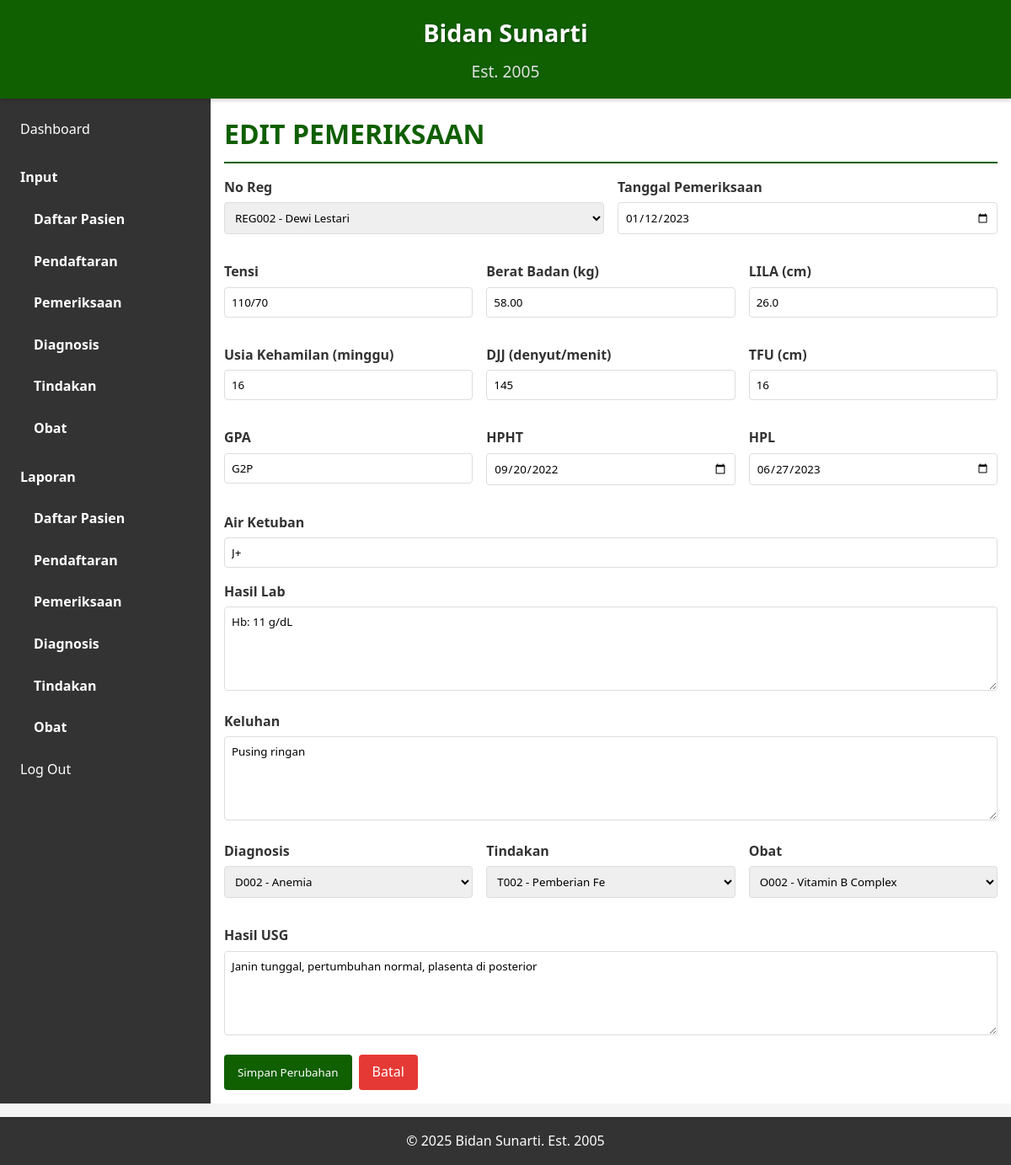
/modules/pemeriksaan/edit.php?id=2 (signed in), run on the app's committed database.
### tables this page shows
CREATE TABLE IF NOT EXISTS pemeriksaan (
    id INT AUTO_INCREMENT PRIMARY KEY,
    no_reg VARCHAR(8) NOT NULL,
    tanggal DATE,
    tensi VARCHAR(6),
    berat_badan DECIMAL(5,2),
    lila DECIMAL(3,1),
    uk INT COMMENT 'Usia Kehamilan (minggu)',
    djj INT COMMENT 'Denyut Jantung Janin',
    tfu INT COMMENT 'Tinggi Fundus Uteri (cm)',
    gpa VARCHAR(3) COMMENT 'Gravida, Para, Abortus',
    hpht DATE COMMENT 'Hari Pertama Haid Terakhir',
    hpl DATE COMMENT 'Hari Perkiraan Lahir',
    air_ketuban VARCHAR(4),
    hasil_lab TEXT,
    keluhan TEXT,
    created_at TIMESTAMP DEFAULT CURRENT_TIMESTAMP,
    updated_at TIMESTAMP DEFAULT CURRENT_TIMESTAMP ON UPDATE CURRENT_TIMESTAMP,
    FOREIGN KEY (no_reg) REFERENCES pendaftaran(no_reg) ON DELETE CASCADE
);

CREATE TABLE IF NOT EXISTS pendaftaran (
    no_reg VARCHAR(8) PRIMARY KEY,
    nik VARCHAR(16) NOT NULL,
    tanggal_masuk DATE,
    created_at TIMESTAMP DEFAULT CURRENT_TIMESTAMP,
    updated_at TIMESTAMP DEFAULT CURRENT_TIMESTAMP ON UPDATE CURRENT_TIMESTAMP,
    FOREIGN KEY (nik) REFERENCES pasien(nik) ON DELETE CASCADE
);

CREATE TABLE IF NOT EXISTS pemeriksaan_detail (
    id INT AUTO_INCREMENT PRIMARY KEY,
    pemeriksaan_id INT NOT NULL,
    kode_diagnosis VARCHAR(5),
    kode_tindakan VARCHAR(8),
    kode_obat VARCHAR(5),
    hasil_usg TEXT,
    created_at TIMESTAMP DEFAULT CURRENT_TIMESTAMP,
    updated_at TIMESTAMP DEFAULT CURRENT_TIMESTAMP ON UPDATE CURRENT_TIMESTAMP,
    FOREIGN KEY (pemeriksaan_id) REFERENCES pemeriksaan(id) ON DELETE CASCADE,
    FOREIGN KEY (kode_diagnosis) REFERENCES diagnosis(kode_diagnosis) ON DELETE SET NULL,
    FOREIGN KEY (kode_tindakan) REFERENCES tindakan(kode_tindakan) ON DELETE SET NULL,
    FOREIGN KEY (kode_obat) REFERENCES obat(kode_obat) ON DELETE SET NULL
);

CREATE TABLE IF NOT EXISTS diagnosis (
    kode_diagnosis VARCHAR(5) PRIMARY KEY,
    nama_diagnosis VARCHAR(20) NOT NULL,
    created_at TIMESTAMP DEFAULT CURRENT_TIMESTAMP,
    updated_at TIMESTAMP DEFAULT CURRENT_TIMESTAMP ON UPDATE CURRENT_TIMESTAMP
);

CREATE TABLE IF NOT EXISTS tindakan (
    kode_tindakan VARCHAR(8) PRIMARY KEY,
    nama_tindakan VARCHAR(20) NOT NULL,
    created_at TIMESTAMP DEFAULT CURRENT_TIMESTAMP,
    updated_at TIMESTAMP DEFAULT CURRENT_TIMESTAMP ON UPDATE CURRENT_TIMESTAMP
);

CREATE TABLE IF NOT EXISTS obat (
    kode_obat VARCHAR(5) PRIMARY KEY,
    nama_obat VARCHAR(20) NOT NULL,
    created_at TIMESTAMP DEFAULT CURRENT_TIMESTAMP,
    updated_at TIMESTAMP DEFAULT CURRENT_TIMESTAMP ON UPDATE CURRENT_TIMESTAMP
);

### includes/functions.php (called while the page is built, shortened)
<?php
require_once __DIR__ . '/../config.php';
function getAllRegistrations()
{
    global $conn;
    $result = $conn->query("SELECT p.*, ps.nama FROM pendaftaran p JOIN pasien ps ON p.nik = ps.nik ORDER BY p.tanggal_masuk DESC");
    return $result->fetch_all(MYSQLI_ASSOC);
}
function getAllDiagnosis()
{
    global $conn;
    $result = $conn->query("SELECT * FROM diagnosis ORDER BY nama_diagnosis");
    return $result->fetch_all(MYSQLI_ASSOC);
}
function getAllTindakan()
{
    global $conn;
    $result = $conn->query("SELECT * FROM tindakan ORDER BY nama_tindakan");
    return $result->fetch_all(MYSQLI_ASSOC);
}
function getAllObat()
{
    global $conn;
    $result = $conn->query("SELECT * FROM obat ORDER BY nama_obat");
    return $result->fetch_all(MYSQLI_ASSOC);
}
function getPemeriksaanById($id)
{
    global $conn;
    $stmt = $conn->prepare("SELECT p.*, pd.kode_diagnosis, pd.kode_tindakan, pd.kode_obat, pd.hasil_usg
                           FROM pemeriksaan p
                           LEFT JOIN pemeriksaan_detail pd ON p.id = pd.pemeriksaan_id
                           WHERE p.id = ?");
    $stmt->bind_param("i", $id);
    $stmt->execute();
    $result = $stmt->get_result();
    return $result->fetch_assoc();
}
?>

### modules/pemeriksaan/edit.php (the view, shortened to what this page needs)
<?php
require_once '../../includes/functions.php';
$id = intval($_GET['id']);
$examination = getPemeriksaanById($id);
$registrations = getAllRegistrations();
$diagnosis = getAllDiagnosis();
$tindakan = getAllTindakan();
$obat = getAllObat();
?>
<!DOCTYPE html>
<html lang="id">
<head>
    <link rel="stylesheet" href="../../css/style.css">
</head>
<body>
    <div class="container">
        <?php include '../../includes/header.php'; ?>
        <aside class="sidebar">
            <?php include '../../includes/sidebar.php'; ?>
        </aside>
        <main class="content">
            <h1>EDIT PEMERIKSAAN</h1>
            <form method="POST" class="examination-form">
                <div class="form-row">
                    <div class="form-group">
                        <label for="no_reg">No Reg</label>
                        <select id="no_reg" name="no_reg" required>
                            <?php foreach ($registrations as $reg): ?>
                                <option value="<?php echo htmlspecialchars($reg['no_reg']); ?>" <?php echo $reg['no_reg'] == $examination['no_reg'] ? 'selected' : ''; ?>>
                                    <?php echo htmlspecialchars($reg['no_reg']); ?> -
                                </option>
                            <?php endforeach; ?>
                        </select>
                    </div>
                    <div class="form-group">
                        <label for="tanggal">Tanggal Pemeriksaan</label>
                        <input type="date" id="tanggal" name="tanggal"
                            value="<?php echo htmlspecialchars($examination['tanggal']); ?>" required>
                    </div>
                </div>
                <div class="form-row">
                    <div class="form-group">
                        <label for="tensi">Tensi</label>
                        <input type="text" id="tensi" name="tensi"
                            value="<?php echo htmlspecialchars($examination['tensi']); ?>" maxlength="6"
                            placeholder="Contoh: 120/80">
                    </div>
                    <div class="form-group">
                        <label for="berat_badan">Berat Badan (kg)</label>
                        <input type="number" id="berat_badan" name="berat_badan"
                            value="<?php echo htmlspecialchars($examination['berat_badan']); ?>" step="0.1" min="0">
                    </div>
                    <div class="form-group">
                        <label for="lila">LILA (cm)</label>
                        <input type="number" id="lila" name="lila"
                            value="<?php echo htmlspecialchars($examination['lila']); ?>" step="0.1" min="0">
                    </div>
                </div>
                <div class="form-row">
                    <div class="form-group">
                        <label for="uk">Usia Kehamilan (minggu)</label>
                        <input type="number" id="uk" name="uk"
                            value="<?php echo htmlspecialchars($examination['uk']); ?>" min="0" max="50">
                    </div>
                    <div class="form-group">
                        <label for="djj">DJJ (denyut/menit)</label>
                        <input type="number" id="djj" name="djj"
                            value="<?php echo htmlspecialchars($examination['djj']); ?>" min="0">
                    </div>
                    <div class="form-group">
                        <label for="tfu">TFU (cm)</label>
                        <input type="number" id="tfu" name="tfu"
                            value="<?php echo htmlspecialchars($examination['tfu']); ?>" min="0">
                    </div>
                </div>
                <div class="form-row">
                    <div class="form-group">
                        <label for="gpa">GPA</label>
                        <input type="text" id="gpa" name="gpa"
                            value="<?php echo htmlspecialchars($examination['gpa']); ?>" maxlength="3"
                            placeholder="Contoh: G1P0A0">
                    </div>
                    <div class="form-group">
                        <label for="hpht">HPHT</label>
                        <input type="date" id="hpht" name="hpht"
                            value="<?php echo htmlspecialchars($examination['hpht']); ?>">
                    </div>
                    <div class="form-group">
                        <label for="hpl">HPL</label>
                        <input type="date" id="hpl" name="hpl"
                            value="<?php echo htmlspecialchars($examination['hpl']); ?>">
                    </div>
                </div>
                <div class="form-group">
                    <label for="air_ketuban">Air Ketuban</label>
                    <input type="text" id="air_ketuban" name="air_ketuban"
                        value="<?php echo htmlspecialchars($examination['air_ketuban']); ?>" maxlength="4">
                </div>
                <div class="form-group">
                    <label for="hasil_lab">Hasil Lab</label>
                    <textarea id="hasil_lab"
                        name="hasil_lab"><?php echo htmlspecialchars($examination['hasil_lab']); ?></textarea>
                </div>
                <div class="form-group">
                    <label for="keluhan">Keluhan</label>
                    <textarea id="keluhan"
                        name="keluhan"><?php echo htmlspecialchars($examination['keluhan']); ?></textarea>
                </div>
                <div class="form-row">
                    <div class="form-group">
                        <label for="kode_diagnosis">Diagnosis</label>
                        <select id="kode_diagnosis" name="kode_diagnosis">
                            <?php foreach ($diagnosis as $diag): ?>
                                <option value="<?php echo htmlspecialchars($diag['kode_diagnosis']); ?>" <?php echo $diag['kode_diagnosis'] == $examination['kode_diagnosis'] ? 'selected' : ''; ?>>
                                    <?php echo htmlspecialchars($diag['kode_diagnosis']); ?> -
                                </option>
                            <?php endforeach; ?>
                        </select>
                    </div>
                    <div class="form-group">
                        <label for="kode_tindakan">Tindakan</label>
                        <select id="kode_tindakan" name="kode_tindakan">
                            <?php foreach ($tindakan as $tnd): ?>
                                <option value="<?php echo htmlspecialchars($tnd['kode_tindakan']); ?>" <?php echo $tnd['kode_tindakan'] == $examination['kode_tindakan'] ? 'selected' : ''; ?>>
                                    <?php echo htmlspecialchars($tnd['kode_tindakan']); ?> -
                                </option>
                            <?php endforeach; ?>
                        </select>
                    </div>
                    <div class="form-group">
                        <label for="kode_obat">Obat</label>
                        <select id="kode_obat" name="kode_obat">
                            <?php foreach ($obat as $ob): ?>
                                <option value="<?php echo htmlspecialchars($ob['kode_obat']); ?>" <?php echo $ob['kode_obat'] == $examination['kode_obat'] ? 'selected' : ''; ?>>
                                    <?php echo htmlspecialchars($ob['kode_obat']); ?> -
                                </option>
                            <?php endforeach; ?>
                        </select>
                    </div>
                </div>
                <div class="form-group">
                    <label for="hasil_usg">Hasil USG</label>
                    <textarea id="hasil_usg"
                        name="hasil_usg"><?php echo htmlspecialchars($examination['hasil_usg']); ?></textarea>
                </div>
                <div class="form-actions">
                    <button type="submit" class="btn">Simpan Perubahan</button>
                    <a href="list.php" class="btn secondary">Batal</a>
                </div>
            </form>
        </main>
        <?php include '../../includes/footer.php'; ?>
    </div>
</body>
</html>

### css/style.css (style rules this page uses)
* { margin: 0; padding: 0; box-sizing: border-box; font-family: 'Segoe UI', Tahoma, Geneva, Verdana, sans-serif; }
body { background-color: #f5f5f5; color: #333; line-height: 1.6; }
.container { display: grid; grid-template-rows: auto 1fr auto; min-height: 100vh; }
.sidebar { background-color: #333; color: white; padding: 1rem; }
.content { padding: 1rem; background-color: white; }
.content h1 { color: #105f00; margin-bottom: 1rem; border-bottom: 2px solid #105f00; padding-bottom: 0.5rem; }
.form-group { margin-bottom: 1rem; }
.form-group label { display: block; margin-bottom: 0.3rem; font-weight: bold; }
.form-group input, .form-group textarea, .form-group select { width: 100%; padding: 0.5rem; border: 1px solid #ddd; border-radius: 4px; }
.form-group textarea { min-height: 100px; }
.form-row { display: flex; gap: 1rem; margin-bottom: 1rem; }
.form-row .form-group { flex: 1; }
.btn { display: inline-block; padding: 0.5rem 1rem; background-color: #105f00; color: white; border: none; border-radius: 4px; cursor: pointer; text-decoration: none; text-align: center; }
.btn.secondary { background-color: #e53935; color: #fff; border: none; }
.form-actions { display: flex; gap: 0.5rem; margin-top: 1rem; }
@media (min-width: 768px) { .container { grid-template-columns: 250px 1fr; } }

### data on the page
pemeriksaan: no_reg "REG002 - Dewi Lestari"
pemeriksaan_detail: tanggal "01/12/2023", tensi "110/70", berat_badan "58.00", lila "26.0", uk "16", djj "145", tfu "16", gpa "G2P", hpht "09/20/2022", hpl "06/27/2023", air_ketuban "J+", hasil_lab "Hb: 11 g/dL", keluhan "Pusing ringan", kode_diagnosis "D002 - Anemia", kode_tindakan "T002 - Pemberian Fe", kode_obat "O002 - Vitamin B Complex", hasil_usg "Janin tunggal, pertumbuhan normal, plasenta di posterior"
